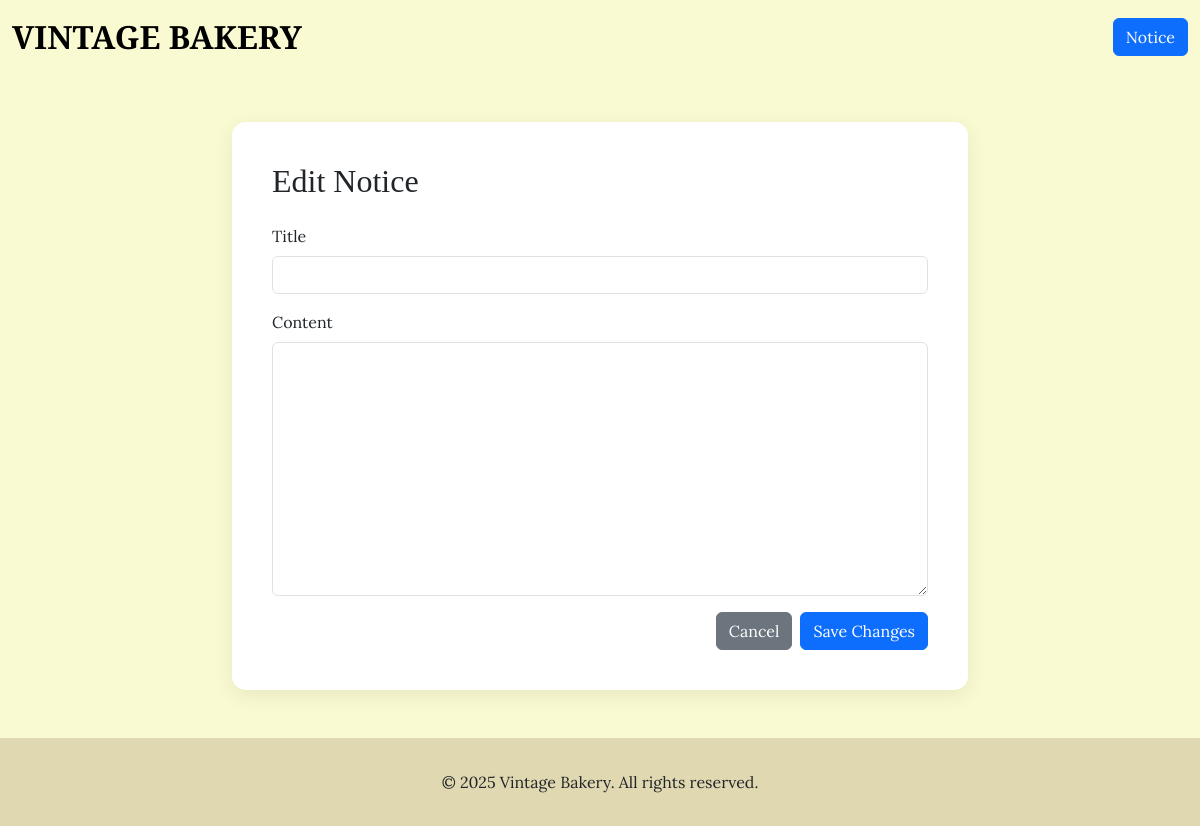
The app's page /notice/7/edit, older data.
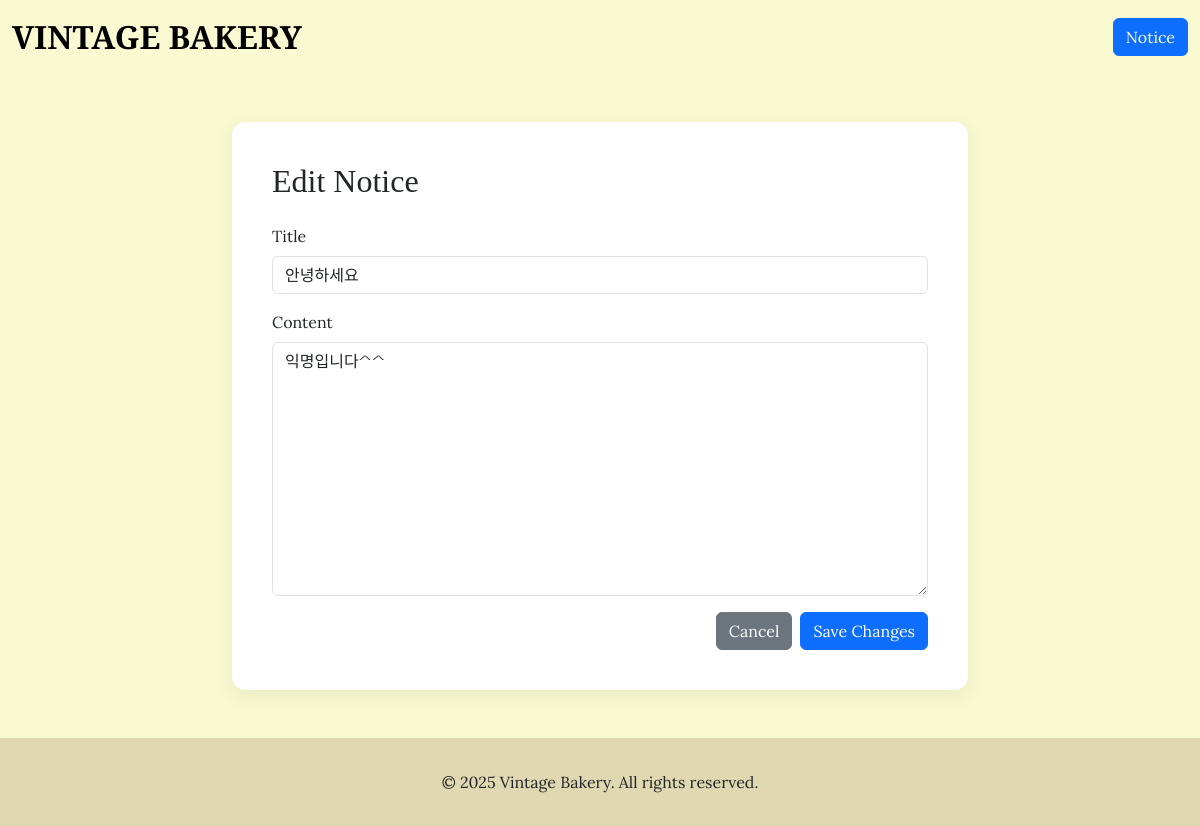
The same page, newer data.
### tables this page shows
CREATE TABLE notices (
        id INTEGER PRIMARY KEY AUTOINCREMENT,
        title TEXT NOT NULL,
        content TEXT NOT NULL,
        created_at TIMESTAMP DEFAULT CURRENT_TIMESTAMP,
        updated_at TIMESTAMP DEFAULT CURRENT_TIMESTAMP
    );

### main.py (the view)
@app.get("/notice/{notice_id}/edit", response_class=HTMLResponse)
async def notice_edit_form(request: Request, notice_id: int):
    db = get_db()
    cursor = db.cursor()
    cursor.execute("SELECT * FROM notices WHERE id = ?", (notice_id,))
    notice = cursor.fetchone()
    db.close()
    return templates.TemplateResponse("notice_edit.html", {"request": request, "notice": notice})

### templates/notice_edit.html (shortened to what this page needs)
<!DOCTYPE html>
<html lang="ko">
<head>
    <link href="https://cdn.jsdelivr.net/npm/bootstrap@5.3.2/dist/css/bootstrap.min.css" rel="stylesheet">
</head>
<body>
    <nav class="navbar navbar-expand-lg navbar-light">
        <div class="container-fluid">
            <a class="navbar-brand text-uppercase" href="/">Vintage Bakery</a>
            <a href="/notice" class="btn btn-primary ms-auto">Notice</a>
        </div>
    </nav>
    <main class="container my-5 main-container">
        <div class="row justify-content-center">
            <div class="col-lg-8">
                <div class="form-card">
                    <h1 class="h2 mb-4" style="font-family: var(--font-family-heading);">Edit Notice</h1>
                    <form action="/notice/{{ notice.id }}/edit" method="post">
                        <div class="mb-3">
                            <label for="title" class="form-label">Title</label>
                            <input type="text" class="form-control" id="title" name="title" value="{{ notice.title }}" required>
                        </div>
                        <div class="mb-3">
                            <label for="content" class="form-label">Content</label>
                            <textarea class="form-control" id="content" name="content" rows="10" required>{{ notice.content }}</textarea>
                        </div>
                        <div class="d-flex justify-content-end">
                            <a href="/notice/{{ notice.id }}" class="btn btn-secondary me-2">Cancel</a>
                            <button type="submit" class="btn btn-primary">Save Changes</button>
                        </div>
                    </form>
                </div>
            </div>
        </div>
    </main>
    <footer class="text-center">
        <div class="container">
            <p class="mb-0">© 2025 Vintage Bakery. All rights reserved.</p>
        </div>
    </footer>
</body>
</html>

Row changes from the older to the newer data that the page shows:
added notices: title "안녕하세요", content "익명입니다^^"
